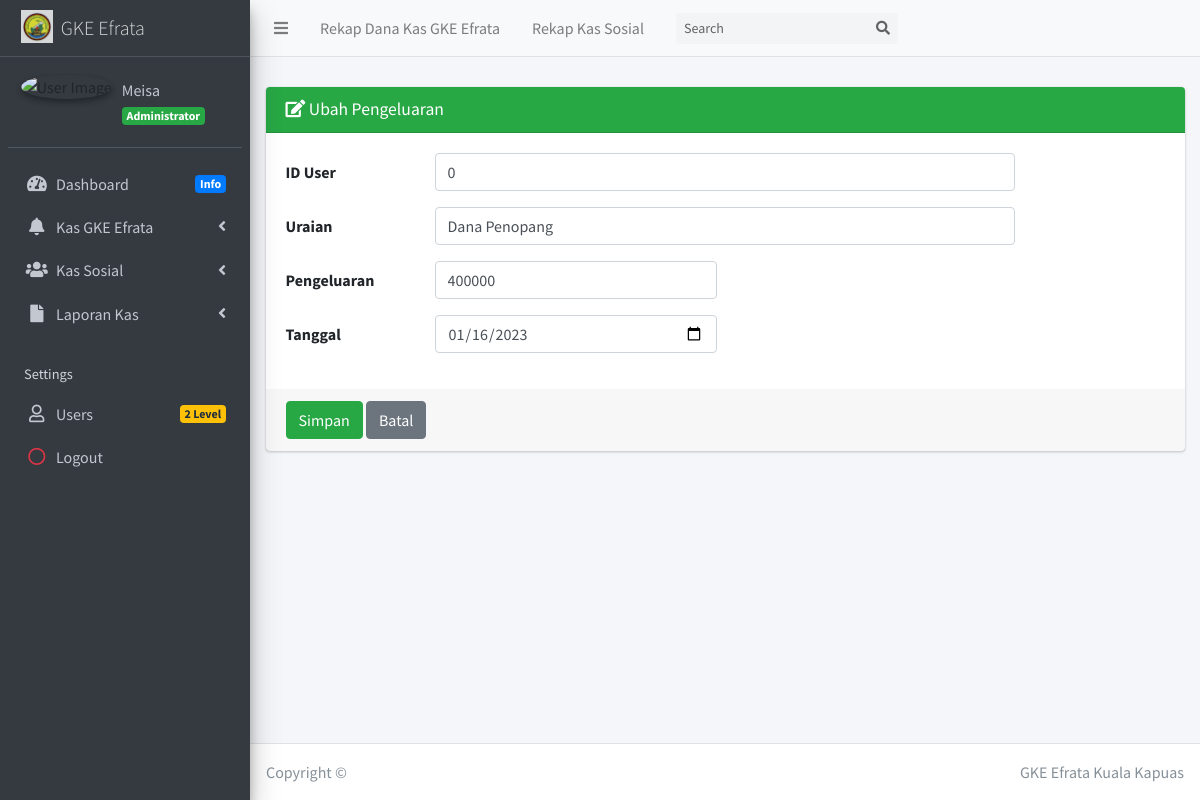
Page /?page=o_edit_km&kode=1 (signed in) on the committed database.
### tables this page shows
CREATE TABLE `dana_kas` (
  `id_user` int(20) NOT NULL,
  `id_kas` int(11) NOT NULL,
  `tgl_kas` date NOT NULL,
  `uraian_kas` varchar(200) NOT NULL,
  `masuk` int(11) NOT NULL,
  `keluar` int(11) NOT NULL,
  `jenis` enum('Masuk','Keluar') NOT NULL,
  `waktu` timestamp NOT NULL DEFAULT current_timestamp() ON UPDATE current_timestamp()
);

### bendahara/efrata/out/edit_kas.php (the view, shortened to what this page needs)
<?php
    if(isset($_GET['kode'])){
        $sql_cek = "SELECT * FROM dana_kas WHERE id_kas='".$_GET['kode']."'";
        $query_cek = mysqli_query($koneksi, $sql_cek);
        $data_cek = mysqli_fetch_array($query_cek,MYSQLI_BOTH);
    }
?>
<div class="card card-success">
  <div class="card-header">
    <h3 class="card-title"><i class="fa fa-edit"></i> Ubah Pengeluaran</h3>
  </div>
  <form action="" method="post" enctype="multipart/form-data">
    <div class="card-body">
     <div class="form-group row">
        <label class="col-sm-2 col-form-label">ID User</label>
        <div class="col-sm-8">
          <input type="text" class="form-control" id="id_user" name="id_user" value="<?php echo $data_cek['id_user']; ?>"/>
        </div>
      </div>
      <div class="form-group row">
        <label class="col-sm-2 col-form-label">Uraian</label>
        <div class="col-sm-8">
          <input type="text" class="form-control" id="uraian_kas" name="uraian_kas" value="<?php echo $data_cek['uraian_kas']; ?>"/>
        </div>
      </div>
      <div class="form-group row">
        <label class="col-sm-2 col-form-label">Pengeluaran</label>
        <div class="col-sm-4">
          <input type="text" class="form-control" id="keluar" name="keluar" value="<?php echo $data_cek['keluar']; ?>"/>
        </div>
      </div>
      <div class="form-group row">
        <label class="col-sm-2 col-form-label">Tanggal</label>
        <div class="col-sm-4">
          <input type="date" class="form-control" id="tgl_kas" name="tgl_kas" value="<?php echo $data_cek['tgl_kas']; ?>"/>
        </div>
      </div>
    </div>
    <div class="card-footer">
      <input type="submit" name="Ubah" value="Simpan" class="btn btn-success" >
      <a href="?page=o_data_km" title="Kembali" class="btn btn-secondary">Batal</a>
    </div>
  </form>
</div>

### rows in the picture
dana_kas: id_user "0", uraian_kas "Dana Penopang", keluar "400000", tgl_kas "01/16/2023"

### other values in the picture
$data_nama "Meisa"
$data_level "Administrator"
